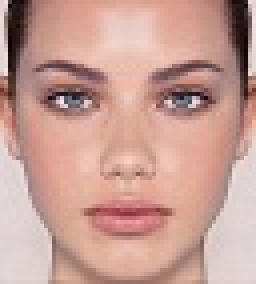
%> input picture WDF_2678149.jpg, 64 x 71 px (shown 4 times larger); its folder holds only this picture in this run
$ octave app.m   (GNU Octave 9; MATLAB toolbox functions it lacks are replaced by stand-ins)
%> lines starting %> are read from the running program, lines starting %| are printed output that depends on the picture
### Searching/loadInputImage.m
function [] = loadInputImage()
global LOW_RES_INPUT_TEST_IMAGE;
global HIGH_RES_INPUT_TEST_IMAGE;

%% Low-Res
[file, path] = uigetfile({'*.jpg';'*.jpeg';'*.bmp';'*.gif';}, 'Select Low Resolution Input Image');
%> the answer given: WDF_2678149.jpg
LOW_RES_INPUT_TEST_IMAGE = imread(strcat(path, file));
%> LOW_RES_INPUT_TEST_IMAGE is the input picture: size 71x64x3 uint8; mean R, G, B 199.7, 158.1, 148.8

%% High-Res
[file, path] = uigetfile({'*.jpg';'*.jpeg';'*.bmp';'*.gif';}, 'Select High Resolution Input Image');
%> the answer given: WDF_2678149.jpg
HIGH_RES_INPUT_TEST_IMAGE = imread(strcat(path, file));

figure(1), imshow(LOW_RES_INPUT_TEST_IMAGE), title('Low Res Input');

end

### Searching/mqPCA.m
function [] = mqPCA()
    global LOW_RES_INPUT_TEST_IMAGE;
    global VISUALS;
    global NUMBER_NEAREST_NEIGHBORS;

    dbl_lowres = double(LOW_RES_INPUT_TEST_IMAGE);
    width = size(LOW_RES_INPUT_TEST_IMAGE,1);
%> width = 71
    height = size(LOW_RES_INPUT_TEST_IMAGE,2);
%> height = 64

    rshp_lowres = reshape(LOW_RES_INPUT_TEST_IMAGE, width*height, 3);

    %% figure, imshow(rshp_lowres);
    coeff = pca(double(rshp_lowres));
%> coeff = [0.577 0.791 -0.204; 0.59 -0.231 0.774; 0.565 -0.566 -0.6]

    %%####################################################
    lowres_dir_path = uigetdir('TITLE', 'Open Low Resolution Training Set Directory');
%> the answer given: .
    %addpath(lowres_dir_path);
    image_files = dir(strcat(lowres_dir_path, '\*.jpg'));
    num_files = length(image_files);
    table_of_features = zeros(num_files, width*height*3, 1);
    table_of_names = cell(num_files, 1);
    table_of_names_index = zeros(num_files, 1);
    for i = 1 : num_files
        %% check isDir
        file_name = image_files(i).name;
        full_image_path = strcat(lowres_dir_path ,'\', file_name);
        original_training_image = imread(full_image_path);
        training_image = double(original_training_image);
        training_width = size(training_image, 1);
%> training_width = 71
        training_height = size(training_image, 2);
%> training_height = 64
        reshaped_training_image = reshape(training_image, training_width * training_height, 3);
        reduced_image = reshaped_training_image * coeff;
        if(VISUALS == true)
            image_to_be_displayed = reshape(reduced_image, training_width, training_height, 3);
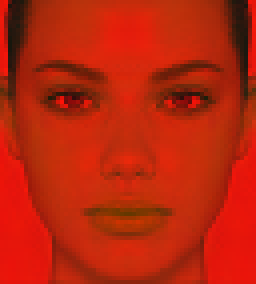
%> image_to_be_displayed: size 71x64x3 double (shown 4 times larger); mean R, G, B 292.5, 37.3, -7.6; drawn with min black and max white
            figure(1), imshow(original_training_image), title('Low Res Training');
            figure(2), imshow(image_to_be_displayed), title('PCA');
%> after `imshow(image_to_be_displayed)`:
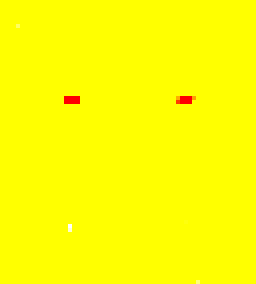
%> displayed picture: size 71x64x3, on the screen's scale of 0 to 255 (shown 4 times larger); mean R, G, B 255, 254.1, 0.2
            pause
        end
        table_of_names{i, 1} = file_name;
        table_of_features(i, :) = reshape(reduced_image, training_width*training_height*3, 1);
        table_of_names_index(i, 1) = i;
    end
    NUMBER_NEAREST_NEIGHBORS = input('Number of Nearest Neighbors for KNN: \n');
%> the answer given: 3
    sample = reshape(rshp_lowres, width*height*3, 1);
    sample_t = transpose(sample);
%> the run ends on the next line
    cls = knnclassify(sample_t, table_of_features, table_of_names, NUMBER_NEAREST_NEIGHBORS, 'euclidean', 'nearest');
    for i = 1: size(cls,1)
        full_image_path = strcat(lowres_dir_path ,'\', cls{i});
        figure(1), imshow(full_image_path), title('Nearest Neighbor');
    end
    save 'knn_cls.mat' cls;
    save 'table_of_names_index.mat' table_of_names_index;
    save 'table_of_features.mat' table_of_features;
    save 'table_of_names.mat' table_of_names;
end

### app.m
%% APPLICATION ENTRY POINT %%
global PATCH_SIZE;
PATCH_SIZE = 7;
global PATCH_OVERLAP;
PATCH_OVERLAP = 0;
global VISUALS;
VISUALS = true;
global LOW_RES_INPUT_TEST_IMAGE;
global HIGH_RES_INPUT_TEST_IMAGE; %% target

global OPTICAL_FLOW_ALGORITHM;
OPTICAL_FLOW_ALGORITHM = 0; %0:lucas_kanade , 1:horn_shunks

global SHOW_MSE_ANALYTICS;
SHOW_MSE_ANALYTICS = true;

global NUMBER_NEAREST_NEIGHBORS;

%% STEP 1 %%
loadInputImage();
mqPCA();
